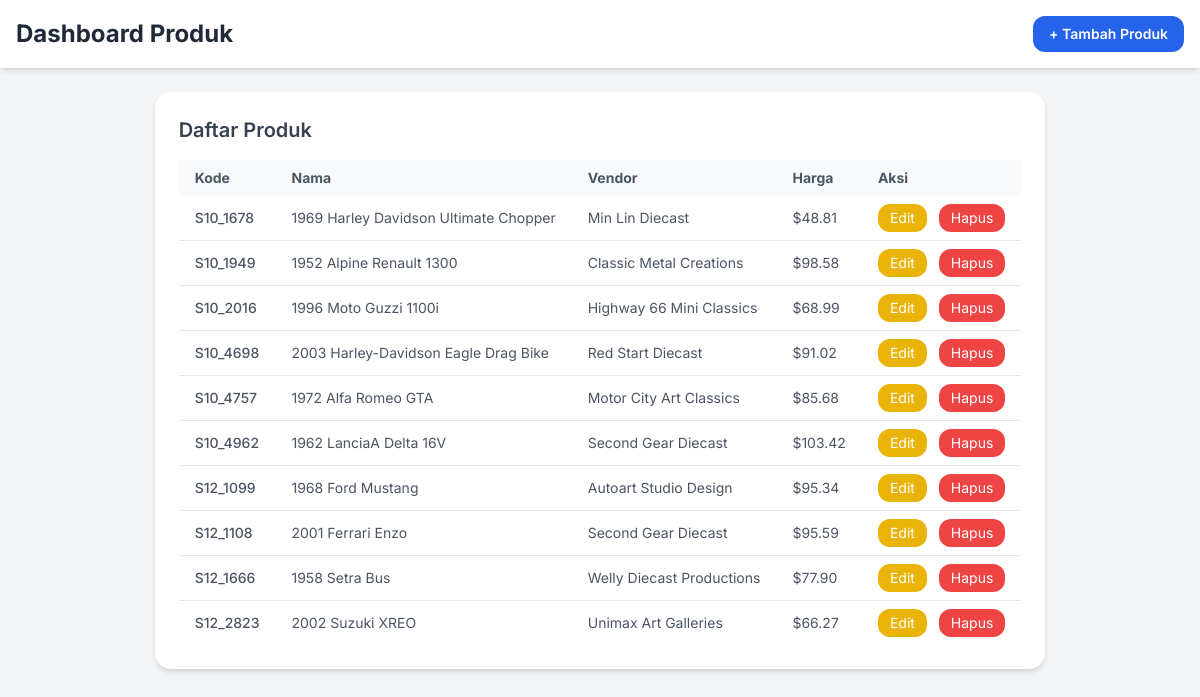
The page / on the database its author committed.
### tables this page shows
CREATE TABLE `products` (
  `productCode` varchar(15) NOT NULL,
  `productName` varchar(70) NOT NULL,
  `productLine` varchar(50) NOT NULL,
  `productScale` varchar(10) NOT NULL,
  `productVendor` varchar(50) NOT NULL,
  `productDescription` text NOT NULL,
  `quantityInStock` smallint(6) NOT NULL,
  `buyPrice` decimal(10,2) NOT NULL,
  `MSRP` decimal(10,2) NOT NULL
);

### index.php (the view, shortened to what this page needs)
<!DOCTYPE html>
<html lang="en">
<head>
  <script src="https://cdn.tailwindcss.com"></script>
</head>
<body class="bg-gray-100">
  <div class="min-h-screen flex flex-col">
    <header class="bg-white shadow-md sticky top-0 z-10">
      <div class="max-w-7xl mx-auto px-4 py-4 flex justify-between items-center">
        <h1 class="text-2xl font-bold text-gray-800">Dashboard Produk</h1>
        <a href="create.php" class="bg-blue-600 hover:bg-blue-700 text-white py-2 px-4 rounded-xl text-sm font-semibold">+ Tambah Produk</a>
      </div>
    </header>
    <main class="flex-1 px-4 py-6 max-w-7xl mx-auto">
      <div class="bg-white p-6 rounded-2xl shadow-md">
        <h2 class="text-xl font-semibold mb-4 text-gray-700">Daftar Produk</h2>
        <div class="overflow-x-auto">
          <table class="min-w-full table-auto text-left text-sm text-gray-600">
            <thead class="bg-gray-50">
              <tr>
                <th class="px-4 py-2">Kode</th>
                <th class="px-4 py-2">Nama</th>
                <th class="px-4 py-2">Vendor</th>
                <th class="px-4 py-2">Harga</th>
                <th class="px-4 py-2">Aksi</th>
              </tr>
            </thead>
            <tbody class="divide-y divide-gray-200">
              <?php
              include 'config.php';
              $result = $conn->query("SELECT * FROM products LIMIT 10");
              while($row = $result->fetch_assoc()): ?>
              <tr class="hover:bg-gray-50">
                <td class="px-4 py-2 font-medium"><?= $row['productCode'] ?></td>
                <td class="px-4 py-2"><?= $row['productName'] ?></td>
                <td class="px-4 py-2"><?= $row['productVendor'] ?></td>
                <td class="px-4 py-2">$<?= $row['buyPrice'] ?></td>
                <td class="px-4 py-2 space-x-2">
                  <a href="update.php?id=<?= $row['productCode'] ?>" class="inline-block text-sm text-white bg-yellow-500 hover:bg-yellow-600 px-3 py-1 rounded-xl">Edit</a>
                  <a href="delete.php?id=<?= $row['productCode'] ?>" onclick="return confirm('Yakin ingin menghapus?')" class="inline-block text-sm text-white bg-red-500 hover:bg-red-600 px-3 py-1 rounded-xl">Hapus</a>
                </td>
              </tr>
              <?php endwhile; ?>
            </tbody>
          </table>
        </div>
      </div>
    </main>
  </div>
</body>
</html>

### index.php (style rules this page uses)
body { font-family: 'Inter', sans-serif; }

### rows shown on the page
products: productCode "S10_1678", productName "1969 Harley Davidson Ultimate Chopper", productVendor "Min Lin Diecast", buyPrice "48.81"
products: productCode "S10_1949", productName "1952 Alpine Renault 1300", productVendor "Classic Metal Creations", buyPrice "98.58"
products: productCode "S10_2016", productName "1996 Moto Guzzi 1100i", productVendor "Highway 66 Mini Classics", buyPrice "68.99"
products: productCode "S10_4698", productName "2003 Harley-Davidson Eagle Drag Bike", productVendor "Red Start Diecast", buyPrice "91.02"
products: productCode "S10_4757", productName "1972 Alfa Romeo GTA", productVendor "Motor City Art Classics", buyPrice "85.68"
products: productCode "S10_4962", productName "1962 LanciaA Delta 16V", productVendor "Second Gear Diecast", buyPrice "103.42"
products: productCode "S12_1099", productName "1968 Ford Mustang", productVendor "Autoart Studio Design", buyPrice "95.34"
products: productCode "S12_1108", productName "2001 Ferrari Enzo", productVendor "Second Gear Diecast", buyPrice "95.59"
products: productCode "S12_1666", productName "1958 Setra Bus", productVendor "Welly Diecast Productions", buyPrice "77.90"
products: productCode "S12_2823", productName "2002 Suzuki XREO", productVendor "Unimax Art Galleries", buyPrice "66.27"
